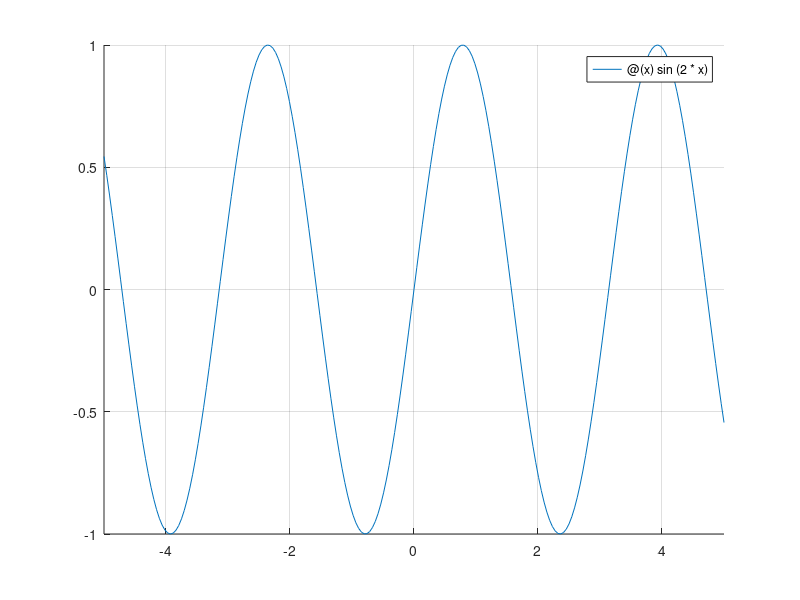

The MATLAB source for this figure: (Note: this script raises an error after producing the figure.)
function lab5pb3	clf;hold on;grid on;	f=@(x) sin(2*x);	fd=@(x) 2*cos(2*x);	nodes=linspace(-5,5,15);	fplot(f,[-5 5]);	values = arrayfun(f, nodes);	derivatives = arrayfun(fd, nodes);	x = linspace(-5,5,50);	Hx = hermiteInterpolation(nodes, values, derivatives, x);	plot(x, Hx);
endfunction